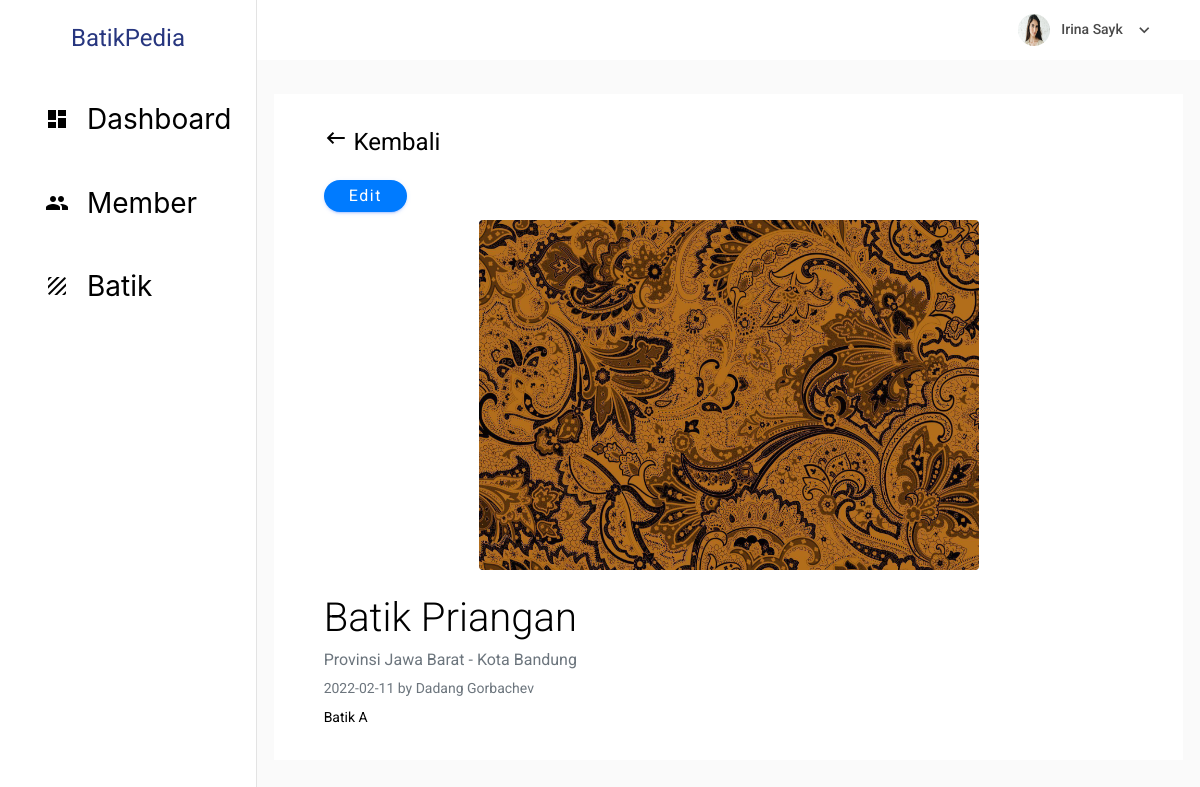
Page /public/dashboard/detail/11 (signed in) on the committed database.
### tables this page shows
CREATE TABLE `user` (
  `id_user` int(11) NOT NULL,
  `nama` varchar(25) DEFAULT NULL,
  `email` varchar(25) NOT NULL,
  `password` varchar(255) DEFAULT NULL,
  `hakAkses` enum('admin','member') DEFAULT NULL,
  `tgl_lahir` date DEFAULT NULL,
  `jk` enum('L','P') DEFAULT NULL,
  `profil` varchar(20) DEFAULT NULL
);

CREATE TABLE `batik` (
  `id_batik` int(11) NOT NULL,
  `id_user` int(11) NOT NULL,
  `provinsi_id` int(10) UNSIGNED NOT NULL,
  `kabupaten_kota_id` int(10) UNSIGNED NOT NULL,
  `nama_batik` varchar(40) DEFAULT NULL,
  `deskripsi` text DEFAULT NULL,
  `excerpt` text DEFAULT NULL,
  `created_at` date DEFAULT NULL,
  `last_modified` date DEFAULT NULL,
  `status` enum('1','0') DEFAULT NULL,
  `gambar` varchar(50) DEFAULT NULL
);

CREATE TABLE `provinsi` (
  `provinsi_id` int(10) UNSIGNED NOT NULL,
  `nama_prov` varchar(255) NOT NULL
);

CREATE TABLE `kabupaten_kota` (
  `kabupaten_kota_id` int(10) UNSIGNED NOT NULL,
  `provinsi_id` int(10) UNSIGNED NOT NULL,
  `nama_kab` varchar(255) NOT NULL
);

### app/core/Controller.php (called while the page is built, shortened)
<?php
class Controller{
    public function view($view, $data=[]){
        require_once '../app/views/' . $view . '.php';
    }
    public function model($model){
        return new $model;
    }
}

### app/controllers/Dashboard.php (called while the page is built, shortened)
<?php
class Dashboard extends Controller
{
    public function detail($id)
    {
        $data['judul'] = 'Detail Batik';
        $data['user'] = $this->model('User_model')->getSingleUser($_SESSION['user_session']);
        $data['batik'] = $this->model('Batik_model')->getBatikById($id);
        $data['provinsi'] = $this->model('Batik_model')->getProvinsi();
        $this->view('templates/sidebar', $data);
        $this->view('dashboard/detail', $data);
    }
}

### app/core/App.php (called while the page is built, shortened)
<?php
class App{
    protected $controller = 'Home';
    protected $method = 'index';
    protected $params = [];
    public function __construct()
    {
        $url = $this->parseURL();
        if(isset($url)){
            if (file_exists('../app/controllers/'.$url[0].'.php')){
                $this->controller = $url[0];
                unset($url[0]);
            }
            $this->controller = new $this->controller;
            if(isset($url[1])){
                if(method_exists($this->controller, $url[1])){
                    $this->method = $url[1];
                    unset($url[1]);
                }
            }
            if(!empty($url)){
                $this->params = array_values($url);
            }
        }else{
            require_once '../app/controllers/'. $this->controller . '.php';
            $this->controller = new $this->controller;
        }
        call_user_func_array([$this->controller, $this->method], $this->params);
    }
    public function parseURL()
    {
        if(isset($_GET['url'])){
            $url = rtrim($_GET['url'],'/');
            $url = filter_var($url,FILTER_SANITIZE_URL);
            $url = explode('/',$url);
            return $url;
        }
    }
}

### public/index.php (called while the page is built, shortened)
<?php
$app = new App;

### app/core/Database.php (called while the page is built, shortened)
<?php
class Database{
        private $dbhost = DB_HOST;
		private $dbname = DB_NAME;
		private $dbuser = DB_USER;
        private $dbpass = DB_PASS;
        private $dbh;
        private $stmt;
        public function __construct()
        {
            $dsn = "mysql:host=".$this->dbhost.";dbname=".$this->dbname."";
            $option = [
                PDO::ATTR_PERSISTENT => true,
                PDO::ATTR_ERRMODE => PDO::ERRMODE_EXCEPTION
            ];
            try{
                $this->dbh = new PDO($dsn, $this->dbuser,$this->dbpass, $option);
            } catch(PDOException $e) {
                echo '<strong>Mohon Maaf terjadi Kesalahan. Koneksi ke Database GAGAL.</strong><br>';
                die($e->getMessage());
            }
        }
        public function query($query)
        {
            $this->stmt = $this->dbh->prepare($query);
        }
        public function bind($param, $value, $type = null)
        {
            if(is_null($type)){
                switch(true){
                    default :
                    $type = PDO::PARAM_STR;
            }
        }
            $this->stmt->bindValue($param,$value,$type);
        }
        public function execute()
        {
            $this->stmt->execute();
        }
        public function single()
        {
            $this->execute();
            return $this->stmt->fetch(PDO::FETCH_ASSOC);
        }
}

### app/models/User_model.php (called while the page is built, shortened)
<?php
class User_model{
    private $db;
    public function __construct()
    {
        $this->db = new Database;
    }
    public function getSingleUser($id){
        $query = "SELECT * from user where id_user=:id_user";
        $this->db->query($query);
        $this->db->bind('id_user',$id);
        $this->db->execute();
        return $this->db->single();
    }
}

### app/models/Batik_model.php (called while the page is built, shortened)
<?php
class Batik_model {
    private $db;
    public function __construct()
    {
        $this->db = new Database;
    }
    public function getBatikById($id)
    {
        $this->db->query("SELECT * FROM batik JOIN user USING(id_user) JOIN provinsi USING(provinsi_id) JOIN kabupaten_kota USING(kabupaten_kota_id) WHERE id_batik=:id_batik");
        $this->db->bind('id_batik',$id);
        return $this->db->single();
    }
    public function getProvinsi(){
        $this->db->query("SELECT * FROM provinsi");
        $this->db->execute();
        return $this->db->resultSet();
    }
}

### app/views/dashboard/detail.php (the view, shortened to what this page needs)
<div class="content-wrapper">
    <div class="row">
        <div class="col-md-12 stretch-card">
            <div class="card">
                <div class="card-body">
                    <div class="container-fluid d-flex justify-content-start mt-2">
                        <a href="<?=BASEURL?>/dashboard/batik"
                            class="auth-link text-black text-decoration-none float-end mdi mdi-keyboard-backspace menu-icon mb-3"
                            style="text-align: left; font-size: 18pt">
                            Kembali
                        </a>
                    </div>
                    <div class="container-fluid d-flex justify-content-start mt-2">
                        <div class="col">
                            <button class="btn btn-primary rounded-pill view-edit"
                                data-id="<?=$data['batik']['id_batik'] ?>" style="font-size: 12pt;"
                                type="button">Edit</button>
                        </div>
                    </div>
                    <div class="container-fluid d-flex justify-content-center">
                        <img src="<?= BASEURL ?>/img/img_batik/<?=$data['batik']['gambar']?>"
                            class="img-fluid me- rounded" alt="..." style="height: 350px; width:500px">
                    </div>
                    <div class="container-fluid d-flex justify-content-start mt-4">
                        <article class="blog-post">
                            <h5 class="display-3"><?=$data['batik']['nama_batik'] ?></h5>
                            <p class="blog-post-meta text-secondary" style="font-size: 12pt;">Provinsi
                                <?=$data['batik']['nama_prov']?> -
                                <?=$data['batik']['nama_kab'] ?></p>
                            <p class="blog-post-meta text-secondary"><?=$data['batik']['created_at']?> by
                                <?=$data['batik']['nama'] ?></p>
                            <p class="font-weight-light"><?=$data['batik']['deskripsi'] ?></p>
                    </div>
                </div>
            </div>
        </div>
    </div>
</div>

### app/views/templates/sidebar.php (shortened to what this page needs)
<!DOCTYPE html>
<html lang="en">
<head>
    <link rel="stylesheet" href="<?= BASEURL ?>/vendors/mdi/css/materialdesignicons.min.css" />
    <link rel="stylesheet" href="<?= BASEURL ?>/vendors/base/vendor.bundle.base.css" />
    <link rel="stylesheet" href="<?= BASEURL ?>/vendors/datatables.net-bs4/dataTables.bootstrap4.css" />
    <link rel="stylesheet" href="<?= BASEURL ?>/css/style.css" />
</head>
<body>
    <div class="container-scroller">
        <nav class="navbar col-lg-12 col-12 p-0 fixed-top d-flex flex-row">
            <div class="navbar-brand-wrapper d-flex justify-content-center">
                <div class="navbar-brand-inner-wrapper d-flex justify-content-center align-items-center w-100">
                    <a class="navbar-brand brand-logo mt-3" href="<?= BASEURL ?>/dashboard/index">
                        BatikPedia
                    </a>
                </div>
            </div>
            <div class="navbar-menu-wrapper d-flex align-items-center justify-content-end">
                <ul class="navbar-nav navbar-nav-right">
                    <li class="nav-item nav-profile dropdown">
                        <a class="nav-link dropdown-toggle" href="#" data-bs-toggle="dropdown" id="profileDropdown">
                            <img src="<?= BASEURL ?>/img/<?= $data['user']['profil'] ?>" alt="profile"
                                class="img-fluid" />
                            <span class="nav-profile-name"><?= $_SESSION ? $data['user']['nama'] : "Nama" ?></span>
                        </a>
                    </li>
                </ul>
            </div>
        </nav>
        <div class="container-fluid page-body-wrapper">
            <nav class="sidebar sidebar-offcanvas" id="sidebar">
                <ul class="nav mt-2">
                    <li class="nav-item side">
                        <a class="nav-link" href="<?= BASEURL ?>/dashboard/index">
                            <i class="mdi mdi-24px mdi-view-dashboard menu-icon"></i>
                            <span class="menu-title cobacik" style="font-size: 28px;">Dashboard</span>
                        </a>
                    </li>
                    <?php if($data['user']['hakAkses']=='admin'):?>
                    <li class="nav-item side">
                        <a class="nav-link" href="<?= BASEURL ?>/dashboard/member">
                            <i class="mdi mdi-24px mdi-account-multiple menu-icon"></i>
                            <span class="menu-title" style="font-size: 28px;">Member</span>
                        </a>
                    </li>
                    <?php endif?>
                    <li class="nav-item side">
                        <a class="nav-link" href="<?= BASEURL ?>/dashboard/batik">
                            <i class="mdi mdi-24px mdi-texture menu-icon"></i>
                            <span class="menu-title" style="font-size: 28px;">Batik</span>
                        </a>
                    </li>
                </ul>
            </nav>
            <div class="main-panel">

### app/views/templates/sidebar.php (style rules this page uses)
body { font-family: 'Roboto', sans-serif; }
.nav { padding: 20px; }
.cobacik { color: white; }
.side { padding: 5px; margin-bottom: 10%; border-radius: 10px; }

### rows in the picture
user: profil (picture), nama "Irina Sayk"
batik: gambar (picture), nama_batik "Batik Priangan", provinsi.nama_prov "Jawa Barat", kabupaten_kota.nama_kab "Kota Bandung", created_at "2022-02-11", user.nama "Dadang Gorbachev", deskripsi "Batik A"
